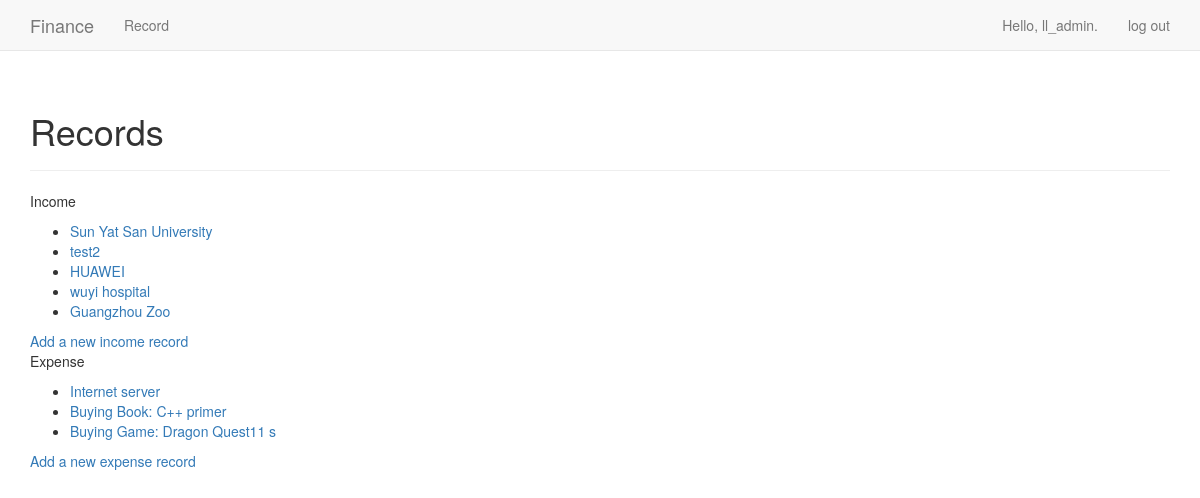
The page /finance/Record/ (signed in) on the database its author committed.
### finance/models.py (models this page shows)
class Income(models.Model):
    incomeDate = models.DateTimeField()  # 收入日期
    incomeCount = models.IntegerField()  # 收入数目
    origin = models.CharField(max_length=50)  # 收入来源
    user = models.ForeignKey(User, on_delete=models.CASCADE)  # 所对应的用户
    def __str__(self):
        return self.origin

class Expense(models.Model):
    POCChoice = [
        ('p', 'Production'),
        ('c', 'Consume'),
    ]
    expenseDate = models.DateTimeField()  # 消费日期
    expenseCount = models.IntegerField()  # 消费数目
    target = models.CharField(max_length=50)  # 消费去向
    forProductionOrConsume = models.CharField(max_length=20, choices=POCChoice)  # 生产型支出还是消费型支出
    user = models.ForeignKey(User, on_delete=models.CASCADE)  # 所对应的用户
    def __str__(self):
        return self.target

### finance/views.py (the view)
@login_required()
def record(request):
    income = Income.objects.filter(user=request.user).order_by('incomeDate')
    expense = Expense.objects.filter(user=request.user).order_by('expenseDate')
    context = {
        'income': income,
        'expense': expense,
    }
    return render(request, 'finance/record.html', context)

### finance/templates/finance/record.html (shortened to what this page needs)
<!DOCTYPE html>
<html lang="en">
{% extends "finance/base.html" %}
{% block header %}
    <h1>Records</h1>
{% endblock header %}
    {% block content %}
        <p>Income</p>
        <ul>
            {% for singleIncome in income %}
                <li>
                    <a href="{% url 'finance:income' singleIncome.id %}">{{singleIncome}}</a>
                </li>
            {% empty %}
                <li>No income have been added yet.</li>
            {% endfor %}
        </ul>
        <a href="{% url 'finance:new_income' %}">Add a new income record</a>
        <p>Expense</p>
        <ul>
            {% for singleExpense in expense %}
                <li><a href="{% url 'finance:expense' singleExpense.id %}">{{singleExpense}}</a></li>
            {% empty %}
                <li>No expense have been added yet.</li>
            {% endfor %}
        </ul>
        <a href="{% url 'finance:new_expense' %}">Add a new expense record</a>
    {% endblock content %}

### finance/templates/finance/base.html (shortened to what this page needs)
<!DOCTYPE html>
{% load bootstrap3 %}
<html lang="en">
    <head>
        {% bootstrap_css %}
    </head>
    <body>
        <nav class="navbar navbar-default navbar-static-top">
            <div class="container">
                <div class="navbar-header">
                    <a class="navbar-brand" href="{% url 'finance:index' %}">Finance</a>
                </div>
                <div id="navbar" class="navbar-collapse collapse">
                    <ul class="nav navbar-nav">
                        <li><a href="{% url 'finance:record' %}">Record</a></li>
                    </ul>
                    <ul class="nav navbar-nav navbar-right">
                        {% if user.is_authenticated %}
                            <li><a>Hello, {{ user.username }}.</a></li>
                            <li><a href="{% url 'users:logout' %}">log out</a></li>
                        {% else %}
                            <li><a href="{% url 'users:register' %}">register</a></li>
                            <li><a href="{% url 'users:login' %}">log in</a></li>
                        {% endif %}
                    </ul>
                </div>
            </div>
        </nav>
        <div class="container">
            <div class="page-header">
                {% block header %}{% endblock header %}
            </div>
            <div>
                {% block content %}{% endblock content %}
            </div>
        </div>
    </body>
</html>

### rows shown on the page
Income: origin "Sun Yat San University"
Income: origin "test2"
Income: origin "HUAWEI"
Income: origin "wuyi hospital"
Income: origin "Guangzhou Zoo"
Expense: target "Internet server"
Expense: target "Buying Book: C++ primer"
Expense: target "Buying Game: Dragon Quest11 s"

### other values the page prints
{{ user.username }} "ll_admin"
